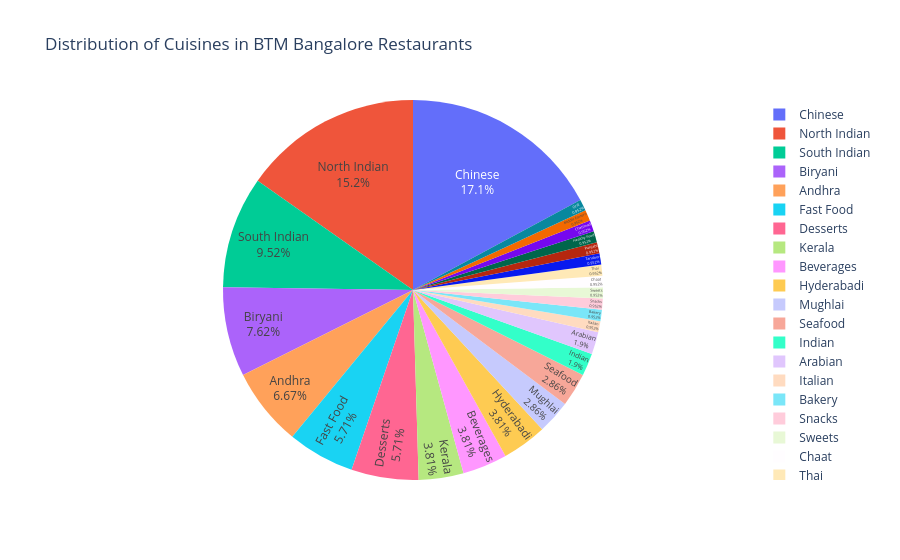

Notebook code for this chart:
### Code cell
fig = px.pie(
    data_frame=df_Cuisine_BTM,
    names=df_Cuisine_BTM["Cuisine"],
    values=df_Cuisine_BTM["Count"],
    title="Distribution of Cuisines in BTM Bangalore Restaurants",
)

fig.update_traces(textposition="inside", textinfo="percent+label")
fig.show()

### Figure 1 — Plotly figure (JSON) as saved in the notebook; plotly's stock layout.template omitted (floating-point values rounded to 4 significant figures)
{"data": [{"domain": {"x": [0, 1], "y": [0, 1]}, "hovertemplate": "Cuisine=%{label}<br>Count=%{value}<extra></extra>", "labels": ["Fast Food", "North Indian", "Chinese", "Italian", "South Indian", "Desserts", "Kerala", "Andhra", "Beverages", "Mughlai", "Seafood", "Bakery", "Hyderabadi", "Indian", "Biryani", "Snacks", "Sweets", "Chaat", "Arabian", "Thai", "Tandoor", "Punjabi", "Healthy Food", "Chettinad", "Middle Eastern", "Grill"], "legendgroup": "", "name": "", "showlegend": true, "textinfo": "percent+label", "textposition": "inside", "type": "pie", "values": [6, 16, 18, 1, 10, 6, 4, 7, 4, 3, 3, 1, 4, 2, 8, 1, 1, 1, 2, 1, 1, 1, 1, 1, 1, 1]}], "layout": {"legend": {"tracegroupgap": 0}, "title": {"text": "Distribution of Cuisines in BTM Bangalore Restaurants"}}}
